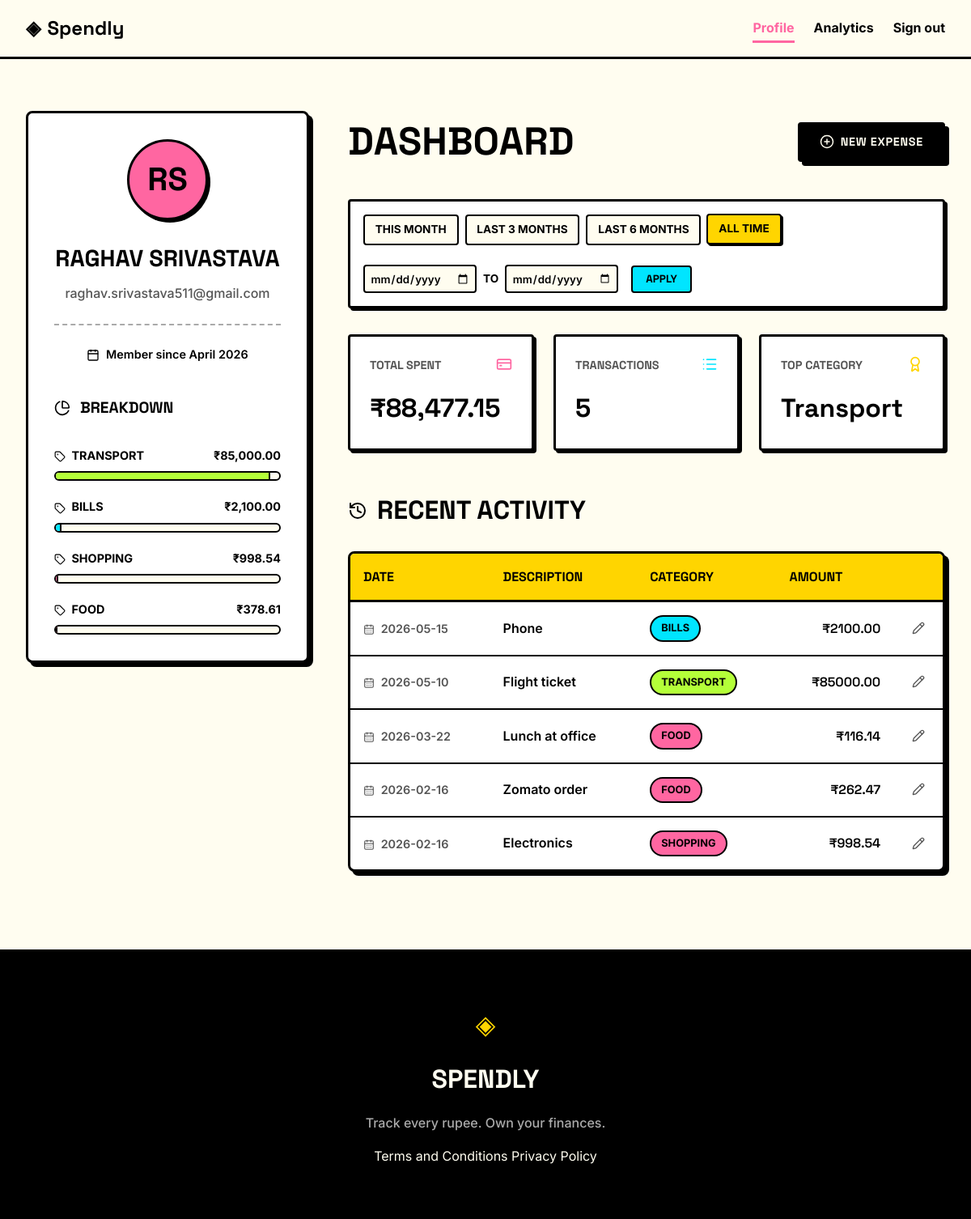
/profile (signed in), run on an earlier commit of the app's database.
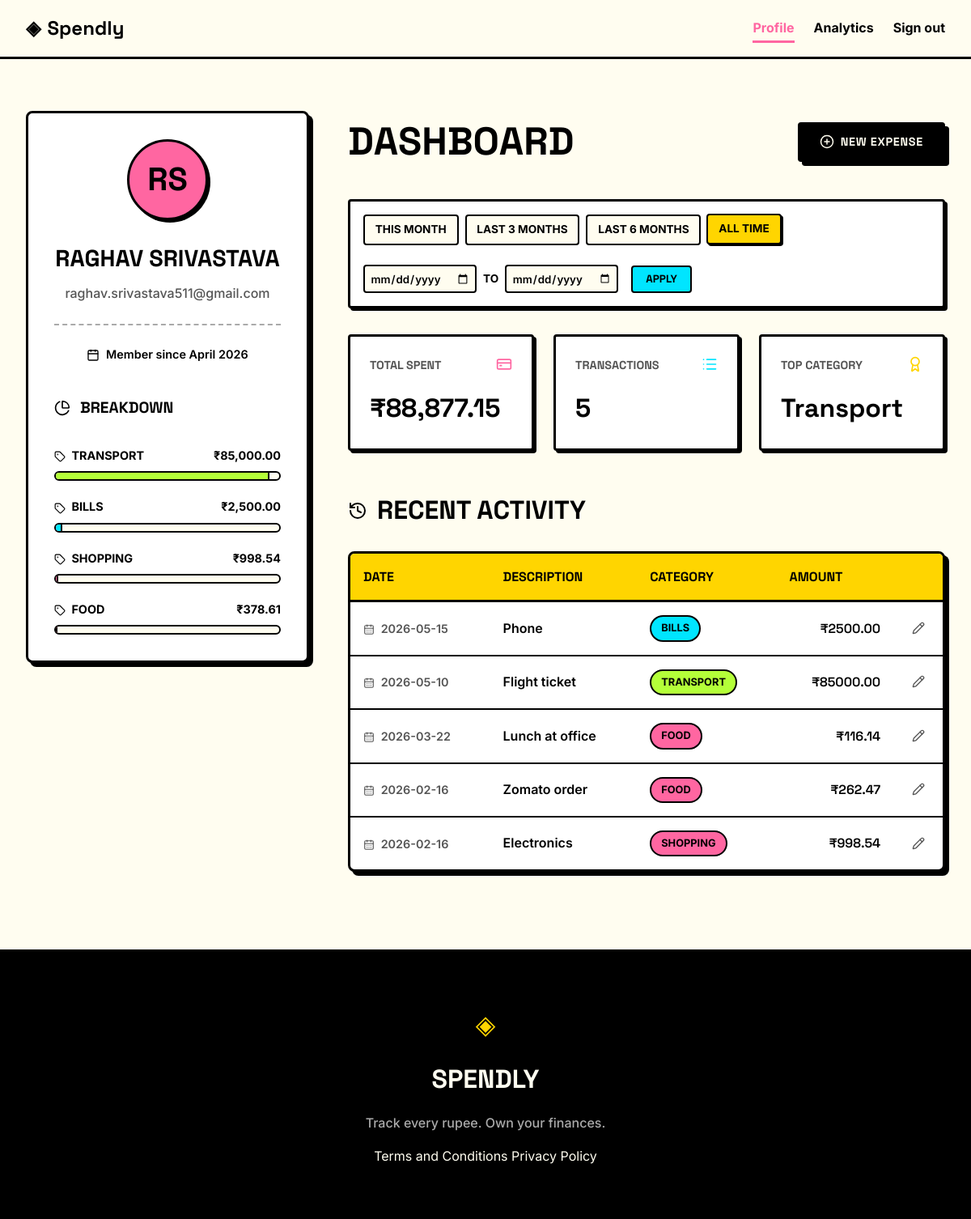
And on a later commit of the database.
### tables this page shows
CREATE TABLE users (
            id INTEGER PRIMARY KEY AUTOINCREMENT,
            name TEXT NOT NULL,
            email TEXT UNIQUE NOT NULL,
            password_hash TEXT NOT NULL,
            created_at TEXT DEFAULT CURRENT_TIMESTAMP
        );

CREATE TABLE expenses (
            id INTEGER PRIMARY KEY AUTOINCREMENT,
            user_id INTEGER NOT NULL,
            amount REAL NOT NULL,
            category TEXT NOT NULL,
            date TEXT NOT NULL,
            description TEXT,
            created_at TEXT DEFAULT CURRENT_TIMESTAMP,
            FOREIGN KEY (user_id) REFERENCES users (id)
        );

### app.py (the view, shortened to what this page needs)
@app.route("/profile")
def profile():
    if not g.user:
        return redirect(url_for("login"))
    date_from_raw = request.args.get("date_from")
    date_to_raw = request.args.get("date_to")
    date_from = None
    date_to = None
    today = datetime.now()
    this_month_start = today.replace(day=1).strftime("%Y-%m-%d")
    last_3_months_start = (today - timedelta(days=90)).strftime("%Y-%m-%d")
    last_6_months_start = (today - timedelta(days=180)).strftime("%Y-%m-%d")
    today_str = today.strftime("%Y-%m-%d")
    presets = {
        "this_month": {"from": this_month_start, "to": today_str},
        "last_3_months": {"from": last_3_months_start, "to": today_str},
        "last_6_months": {"from": last_6_months_start, "to": today_str},
    }
    created_at = datetime.strptime(g.user["created_at"], "%Y-%m-%d %H:%M:%S")
    member_since = created_at.strftime("%B %Y")
    name_parts = g.user["name"].split()
    initials = "".join([part[0].upper() for part in name_parts[:2]])
    user_data = {
        "name": g.user["name"],
        "email": g.user["email"],
        "initials": initials,
        "member_since": member_since,
    }
    stats_data = get_user_stats(g.user["id"], date_from, date_to)
    stats = {
        "total_spent": f"₹{stats_data['total_spent']:,.2f}",
        "transaction_count": stats_data["transaction_count"],
        "top_category": stats_data["top_category"],
    }
    db_transactions = get_recent_transactions(g.user["id"], date_from, date_to)
    transactions = [
        {
            "id": t["id"],
            "date": t["date"],
            "description": t["description"],
            "category": t["category"],
            "amount": f"₹{t['amount']:.2f}",
        }
        for t in db_transactions
    ]
    db_categories = get_category_breakdown(g.user["id"], date_from, date_to)
    total_spent_raw = stats_data["total_spent"]
    category_breakdown = []
    for cat in db_categories:
        percentage = (
            (cat["total"] / total_spent_raw * 100) if total_spent_raw > 0 else 0
        )
        category_breakdown.append(
            {
                "name": cat["category"],
                "total": f"₹{cat['total']:,.2f}",
                "percentage": percentage,
            }
        )
    return render_template(
        "profile.html",
        user=user_data,
        stats=stats,
        transactions=transactions,
        categories=category_breakdown,
        date_from=date_from,
        date_to=date_to,
        presets=presets,
    )

### app.py (called while the page is built)
@app.before_request
def load_logged_in_user():
    user_id = session.get("user_id")
    if user_id is None:
        g.user = None
    else:
        g.user = get_user_by_id(user_id)

### database/db.py (called while the page is built)
def get_db():
    db_path = current_app.config.get("DATABASE", DATABASE) if current_app else DATABASE
    conn = sqlite3.connect(db_path)
    conn.row_factory = sqlite3.Row
    conn.execute("PRAGMA foreign_keys = ON;")
    return conn

def get_user_by_id(user_id):
    conn = get_db()
    cursor = conn.cursor()
    cursor.execute("SELECT * FROM users WHERE id = ?", (user_id,))
    user = cursor.fetchone()
    conn.close()
    return user

def get_recent_transactions(user_id, date_from=None, date_to=None):
    conn = get_db()
    cursor = conn.cursor()
    query = "SELECT * FROM expenses WHERE user_id = ?"
    params = [user_id]
    if date_from and date_to:
        query += " AND date BETWEEN ? AND ?"
        params.extend([date_from, date_to])
    query += " ORDER BY date DESC, created_at DESC"
    cursor.execute(query, params)
    transactions = cursor.fetchall()
    conn.close()
    return transactions

def get_category_breakdown(user_id, date_from=None, date_to=None):
    conn = get_db()
    cursor = conn.cursor()
    query = "SELECT category, SUM(amount) as total FROM expenses WHERE user_id = ?"
    params = [user_id]
    if date_from and date_to:
        query += " AND date BETWEEN ? AND ?"
        params.extend([date_from, date_to])
    query += " GROUP BY category ORDER BY total DESC"
    cursor.execute(query, params)
    breakdown = cursor.fetchall()
    conn.close()
    return breakdown

### templates/profile.html (shortened to what this page needs)
{% extends "base.html" %}
{% block head %}
<link rel="stylesheet" href="{{ url_for('static', filename='css/profile.css') }}">
{% endblock %}
{% block content %}
<div class="profile-container">
    <aside class="profile-sidebar">
        <div class="user-card">
            <div class="avatar-circle">
                {{ user.initials }}
            </div>
            <h1 class="user-name">{{ user.name }}</h1>
            <p class="user-email">{{ user.email }}</p>
            <div class="user-meta">
                <i data-lucide="calendar" style="width: 16px; height: 16px; vertical-align: middle; margin-right: 4px;"></i>
                Member since {{ user.member_since }}
            </div>
            <div class="category-breakdown">
                <h2 class="section-title" style="font-size: 1.2rem; margin-top: 2.5rem;">
                    <i data-lucide="pie-chart" style="width: 20px; height: 20px;"></i>
                    Breakdown
                </h2>
                <div class="category-list">
                    {% for cat in categories %}
                    <div class="category-item">
                        <div class="category-info">
                            <span>
                                <i data-lucide="tag" style="width: 14px; height: 14px; vertical-align: middle; margin-right: 4px;"></i>
                                {{ cat.name }}
                            </span>
                            <span>{{ cat.total }}</span>
                        </div>
                        <div class="category-progress">
                            <div class="category-fill fill-{{ cat.name|lower }}" style="width: {{ cat.percentage }}%;"></div>
                        </div>
                    </div>
                    {% endfor %}
                </div>
            </div>
        </div>
    </aside>
    <section class="profile-main">
        <div class="dashboard-header-row">
            <h1 class="auth-title">Dashboard</h1>
            <a href="{{ url_for('add_expense') }}" class="btn-primary btn-new-expense">
                <i data-lucide="plus-circle" style="width: 18px; height: 18px;"></i>
                New Expense
            </a>
        </div>
        <div class="filter-bar">
            <div class="presets">
                <a href="{{ url_for('profile', date_from=presets.this_month.from, date_to=presets.this_month.to) }}"
                   class="preset-btn {{ 'active' if date_from == presets.this_month.from and date_to == presets.this_month.to }}">
                    This Month
                </a>
                <a href="{{ url_for('profile', date_from=presets.last_3_months.from, date_to=presets.last_3_months.to) }}"
                   class="preset-btn {{ 'active' if date_from == presets.last_3_months.from and date_to == presets.last_3_months.to }}">
                    Last 3 Months
                </a>
                <a href="{{ url_for('profile', date_from=presets.last_6_months.from, date_to=presets.last_6_months.to) }}"
                   class="preset-btn {{ 'active' if date_from == presets.last_6_months.from and date_to == presets.last_6_months.to }}">
                    Last 6 Months
                </a>
                <a href="{{ url_for('profile') }}"
                   class="preset-btn {{ 'active' if not date_from }}">
                    All Time
                </a>
            </div>
            <form action="{{ url_for('profile') }}" method="GET" class="custom-range">
                <div class="range-inputs">
                    <input type="date" name="date_from" value="{{ date_from or '' }}" required>
                    <span>to</span>
                    <input type="date" name="date_to" value="{{ date_to or '' }}" required>
                </div>
                <button type="submit" class="btn-filter">Apply</button>
            </form>
        </div>
        <div class="profile-stats">
            <div class="stat-card">
                <div style="display: flex; justify-content: space-between; align-items: flex-start; margin-bottom: 0.5rem;">
                    <span class="stat-label">Total Spent</span>
                    <i data-lucide="credit-card" style="color: var(--accent-pink); width: 20px; height: 20px;"></i>
                </div>
                <span class="stat-value">{{ stats.total_spent }}</span>
            </div>
            <div class="stat-card">
                <div style="display: flex; justify-content: space-between; align-items: flex-start; margin-bottom: 0.5rem;">
                    <span class="stat-label">Transactions</span>
                    <i data-lucide="list" style="color: var(--accent-cyan); width: 20px; height: 20px;"></i>
                </div>
                <span class="stat-value">{{ stats.transaction_count }}</span>
            </div>
            <div class="stat-card">
                <div style="display: flex; justify-content: space-between; align-items: flex-start; margin-bottom: 0.5rem;">
                    <span class="stat-label">Top Category</span>
                    <i data-lucide="award" style="color: var(--accent-yellow); width: 20px; height: 20px;"></i>
                </div>
                <span class="stat-value">{{ stats.top_category }}</span>
            </div>
        </div>
        <h2 class="section-title">
            <i data-lucide="history" style="width: 24px; height: 24px;"></i>
            Recent Activity
        </h2>
        <div class="table-container">
            <table class="tx-table">
                <thead>
                    <tr>
                        <th>Date</th>
                        <th>Description</th>
                        <th>Category</th>
                        <th class="amount-col">Amount</th>
                        <th style="width: 50px;"></th>
                    </tr>
                </thead>
                <tbody>
                    {% for tx in transactions %}
                    <tr>
                        <td style="color: var(--ink-muted); font-size: 0.9rem;">
                            <i data-lucide="calendar-days" style="width: 14px; height: 14px; vertical-align: middle; margin-right: 4px;"></i>
                            {{ tx.date }}
                        </td>
                        <td>{{ tx.description }}</td>
                        <td>
                            <span class="category-badge badge-{{ tx.category|lower|replace(' ', '-') }}">
                                {{ tx.category }}
                            </span>
                        </td>
                        <td class="amount-col">{{ tx.amount }}</td>
                        <td style="text-align: right;">
                            <a href="{{ url_for('edit_expense', id=tx.id) }}" class="edit-link" title="Edit Expense">
                                <i data-lucide="pencil" style="width: 16px; height: 16px; color: var(--ink-muted);"></i>
                            </a>
                        </td>
                    </tr>
                    {% endfor %}
                </tbody>
            </table>
        </div>
    </section>
</div>
{% endblock %}

### templates/base.html (shortened to what this page needs)
<!DOCTYPE html>
<html lang="en">
<head>
    <link rel="stylesheet" href="{{ url_for('static', filename='css/style.css') }}">
    {% block head %}{% endblock %}
</head>
<body>
    <nav class="navbar">
        <div class="nav-inner">
            <a href="{{ url_for('landing') }}" class="nav-brand">
                <span class="brand-icon">◈</span>
                <span class="brand-name">Spendly</span>
            </a>
            <div class="nav-links">
                {% if g.user %}
                    <a href="{{ url_for('profile') }}" class="{{ 'active' if request.endpoint == 'profile' }}">Profile</a>
                    <a href="{{ url_for('analytics') }}" class="{{ 'active' if request.endpoint == 'analytics' }}">Analytics</a>
                    <a href="{{ url_for('logout') }}">Sign out</a>
                {% else %}
                    <a href="{{ url_for('login') }}">Sign in</a>
                    <a href="{{ url_for('register') }}" class="nav-cta">Get started</a>
                {% endif %}
            </div>
        </div>
    </nav>
    <main class="main-content">
        {% block content %}{% endblock %}
    </main>
    <footer class="footer">
        <div class="footer-inner">
            <span class="brand-icon">◈</span>
            <span class="footer-name">Spendly</span>
            <p class="footer-copy">Track every rupee. Own your finances.</p>
            <div class="footer-links">
                <a href="{{ url_for('terms') }}">Terms and Conditions</a>
                <a href="{{ url_for('privacy') }}">Privacy Policy</a>
            </div>
        </div>
    </footer>
</body>
</html>

### static/css/style.css (style rules this page uses)
:root { --ink: #000000; --ink-soft: #2d2d2d; --ink-muted: #555555; --ink-faint: #aaaaaa; --bg: #FFFDF0; --paper-card: #ffffff; --accent-pink: #FF66A1; --accent-cyan: #00E5FF; --accent-yellow: #FFD500; --accent-green: #B4FF39; --danger: #FF3333; --font-display: 'Space Grotesk', sans-serif; --font-body: 'Inter', system-ui, sans-serif; --max-width: 1200px; --auth-width: 440px; --border-thickness: 3px; --radius-sm: 4px; --radius-md: 8px; --radius-lg: 12px; --shadow-solid: 5px 5px 0px var(--ink); --shadow-solid-sm: 3px 3px 0px var(--ink); }
*, *::before, *::after { box-sizing: border-box; margin: 0; padding: 0; }
html { font-size: 16px; scroll-behavior: smooth; }
body { background: var(--bg); color: var(--ink); font-family: var(--font-body); font-size: 1rem; line-height: 1.6; -webkit-font-smoothing: antialiased; }
a { color: inherit; text-decoration: none; }
.navbar { position: sticky; top: 0; z-index: 100; background: var(--bg); border-bottom: var(--border-thickness) solid var(--ink); padding: 0 2rem; }
.nav-inner { max-width: var(--max-width); margin: 0 auto; height: 70px; display: flex; align-items: center; justify-content: space-between; }
.nav-brand { display: flex; align-items: center; gap: 0.5rem; font-family: var(--font-display); font-weight: 700; font-size: 1.5rem; color: var(--ink); }
.brand-icon { color: var(--ink); }
.brand-name { color: var(--ink); }
.nav-links { display: flex; align-items: center; gap: 1.5rem; font-size: 1rem; font-weight: 700; }
.nav-links a { color: var(--ink); transition: transform 0.1s; position: relative; }
.nav-links a.active { color: var(--accent-pink); }
.nav-links a.active::after { content: ''; position: absolute; bottom: -5px; left: 0; width: 100%; height: 3px; background: var(--accent-pink); }
.main-content { min-height: calc(100vh - 70px - 100px); }
.btn-primary { display: inline-block; background: var(--ink); color: var(--bg); padding: 0.8rem 2rem; border: var(--border-thickness) solid var(--ink); border-radius: var(--radius-sm); font-family: var(--font-display); font-size: 1rem; font-weight: 700; cursor: pointer; box-shadow: var(--shadow-solid); transition: all 0.1s ease; text-decoration: none; text-transform: uppercase; letter-spacing: 0.05em; }
.auth-title { font-family: var(--font-display); font-size: 3rem; color: var(--ink); margin-bottom: 0.5rem; text-transform: uppercase; }
.footer { background: var(--ink); color: var(--bg); padding: 4rem 2rem; text-align: center; border-top: var(--border-thickness) solid var(--ink); }
.footer-inner { display: flex; flex-direction: column; align-items: center; gap: 1rem; }
.footer .brand-icon { color: var(--accent-yellow); font-size: 2rem; }
.footer-name { font-family: var(--font-display); font-weight: 700; font-size: 2rem; text-transform: uppercase; }
.footer-copy { font-size: 1rem; font-weight: 500; color: var(--ink-faint); }

What changed in the data, as far as the page shows it:
changed expenses "Phone": amount "₹2100.00" → "₹2500.00"
Also different on the page:
{{ cat.percentage }}: 96.07000225481947 → 95.63763014453097 (drawn)
{{ stats.total_spent }}: "₹88,477.15" → "₹88,877.15"
new list line: "BILLS ₹2,500.00"
list line gone: "BILLS ₹2,100.00"
